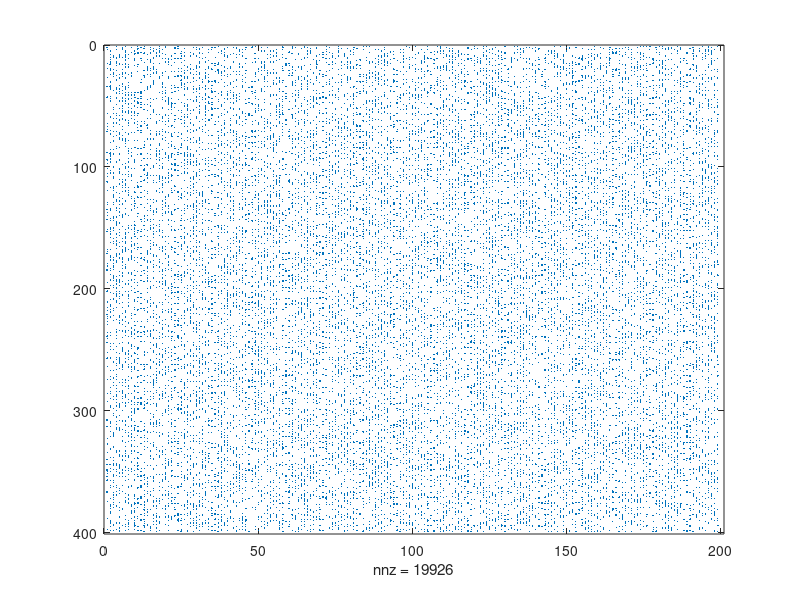

MATLAB code for this plot:

Atomspacing = 2;
W= 200*Atomspacing;
L= 100*Atomspacing;

S= zeros(W,L);

for i= 1:(W-1)
    
 
    
for k = 1:(L-1)

    p = randi(4);
 
    if p == 2
     
   
      S(i,k) = 1;
             
    else S(i,k)= 0;
            
     
    end
    end
end
spy(S, 2)
